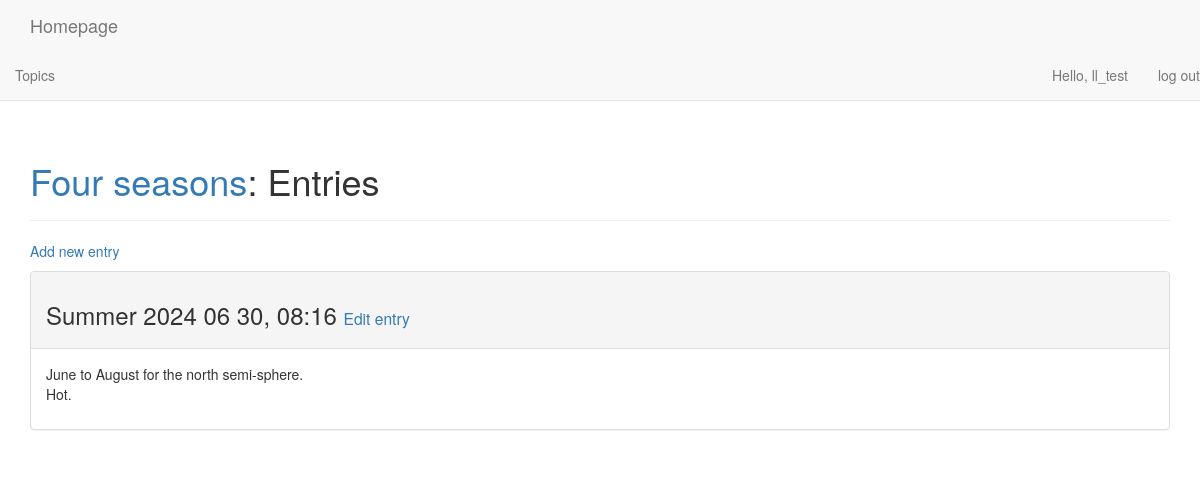
Page /topics/4/ (signed in) on the committed database.
### learning_logs/models.py (models this page shows, shortened)
class Topic(models.Model):
    text = models.CharField(max_length=200)
    date_added = models.DateTimeField(auto_now_add=True)
    owner = models.ForeignKey(User,on_delete=models.CASCADE)
    def __str__(self):
        return self.text

class Entry(models.Model):
    topic = models.ForeignKey(Topic,on_delete=models.CASCADE)
    subject = models.CharField(max_length=25)
    text = models.TextField()
    date_added = models.DateTimeField(auto_now_add=True)
    class Meta():
        verbose_name_plural = 'entries'

### learning_logs/views.py (the view)
# urls.py: re_path("topics/(?P<topic_id>\d+)/",views.topic,name='topic'),
@login_required
def topic(request,topic_id):
    topic = Topic.objects.get(id=topic_id)
    if topic.owner != request.user:
        raise Http404
    entries = topic.entry_set.order_by('date_added')
    context = {'topic':topic,'entries':entries}
    return render(request,'learning_logs/topic.html',context)

### learning_logs/templates/learning_logs/topic.html
{% extends "learning_logs/base.html" %}
{% block header %}
  <h1><a href="{% url 'learning_logs:topic' topic.id%}">{{ topic }}</a>: Entries</h1>
{% endblock header %}
{% block content %}
  <p>
    <a href="{% url 'learning_logs:new_entry' topic.id %}">Add new entry</a>
  </p>
    {% for entry in entries %}
      <div class="panel panel-default">
        <div class="panel-heading">
          <h3>
            {{ entry.subject }}
            {{ entry.date_added|date:'Y m d, H:i' }}
            <small>
              <a href="{% url 'learning_logs:edit_entry' entry.id %}">Edit entry</a>
            </small>
          </h3>
        </div>
        <div class="panel-body">
          {{ entry.text|linebreaks }}
        </div>
      </div>
    {% empty %}
      There are no entries in this topic yet.
    {% endfor %}
{% endblock content %}

### learning_logs/templates/learning_logs/base.html (shortened to what this page needs)
{% load bootstrap3 %}
<!DOCTYPE html>
<html lang="en">
    <head>
        {% bootstrap_css %}
    </head>
    <body>
        <nav class="navbar navbar-default navbar-static-top">
            <div class="container">
                <a class="navbar-brand" href="{% url 'learning_logs:homepage' %}">Homepage</a>
            </div>
            <div id="navbar" class="navbar-collapse collapse">
                <ul class="nav navbar-nav">
                    <li><a href="{% url 'learning_logs:topics' %}">Topics</a></li>
                </ul>
                <ul class="nav navbar-nav navbar-right">
                    {% if user.is_authenticated %}
                        <li><a>Hello, {{ user.username }}</a></li>
                        <li><a href="{% url 'users:logout' %}">log out</a></li>
                    {% else %}
                        <li><a href="{% url 'users:register' %}">register</a></li>
                        <li><a href="{% url 'users:login' %}">log in</a></li>
                    {% endif %}
                </ul>
            </div>
        </nav>
        <div class="container">
            <div class="page-header">
                {% block header %}{% endblock header %}
            </div>
            <div>
                {% block content %}{% endblock content %}
            </div>
        </div>
    </body>
</html>

### rows in the picture
Topic: text "Four seasons"
Entry: subject "Summer", date_added "2024 06 30, 08:16", text "June to August for the north semi-sphere. Hot."

### other values in the picture
{{ user.username }} "ll_test"
